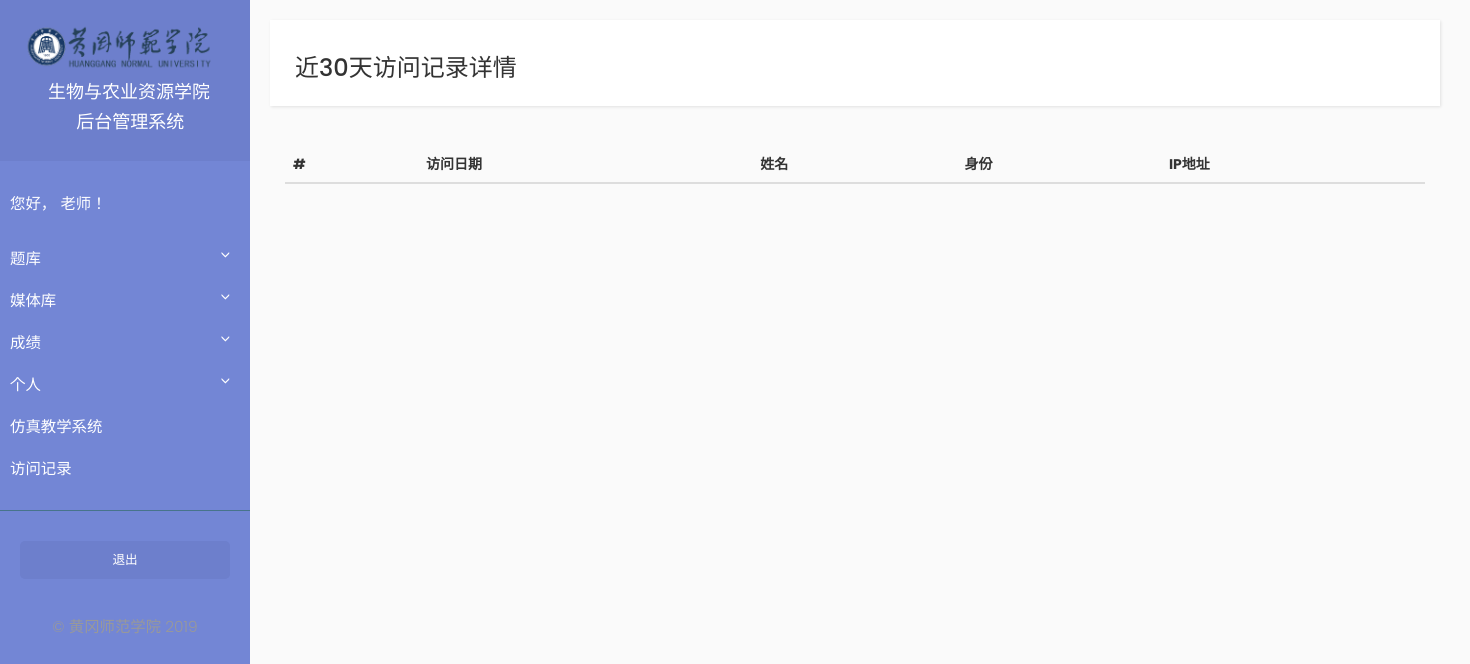
The app's page /history/recent_records_detail, older data.
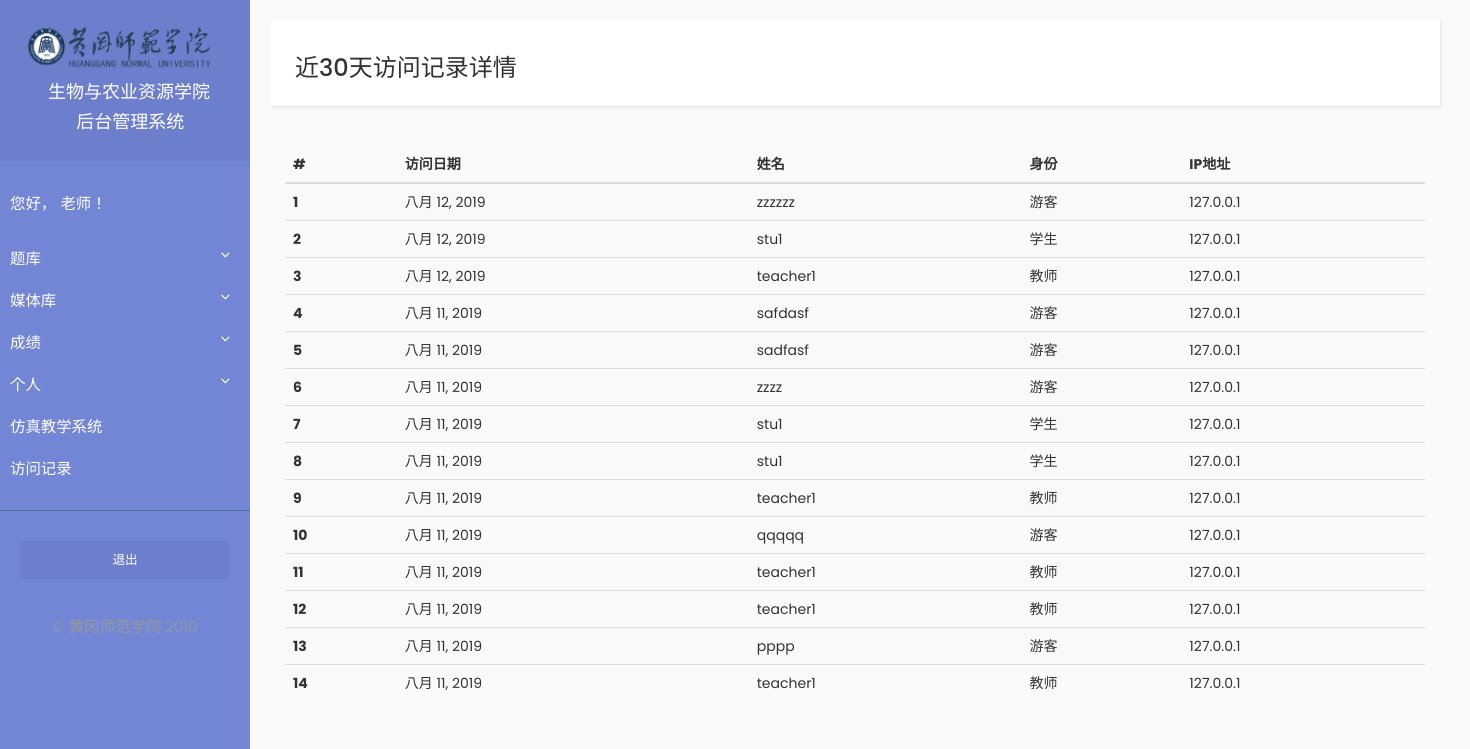
The same page, newer data.
### History/models.py (models this page shows, shortened)
class HistoryRecord(models.Model):
    name = models.CharField(max_length=100)
    user_type = models.CharField(max_length=50)
    access_date = models.DateField(auto_now=True)
    ip_address = models.GenericIPAddressField()
    class Meta:
        db_table = 'history_record'
        verbose_name = '访问记录'
        verbose_name_plural = '访问记录'

### History/views.py (the view)
# urls.py: path('recent_records_detail', views.recent_records_detail, name='recent_records_detail'),
def recent_records_detail(request):
    records = HistoryRecord.objects.all().order_by('-access_date')
    context = {'records' : records}
    return render(request, 'history/recent_records_detail.html', context)

### History/templates/history/recent_records_detail.html (shortened to what this page needs)
{% extends "teacher/base.html" %}
{% block title_block %}
<h3>近30天访问记录详情</h3>
{% endblock %}
 {% block content_block %}
 {% load static %}
 <div class="container">
 <table class="table table-striped">
    <thead>
        <tr>
            <th scope="col">#</th>
            <th scope="col">访问日期</th>
            <th scope="col">姓名</th>
            <th scope="col">身份</th>
            <th scope="col">IP地址</th>
        </tr>
    </thead>
    <tbody>
        {% for record in records %}
        <tr>
            <th scope="row">{{ forloop.counter }}</th>
            <td>{{ record.access_date }}</td>
            <td>{{ record.name }}</td>
            <td>{{ record.user_type }}</td>
            <td>{{ record.ip_address }}</td>
        </tr>
        {% endfor %}
    </tbody>
</table>
</div>
 {% endblock %}

Row changes from the older to the newer data that the page shows:
added HistoryRecord: access_date "八月 12, 2019", name "zzzzzz", user_type "游客", ip_address "127.0.0.1"
added HistoryRecord: access_date "八月 12, 2019", name "stu1", user_type "学生", ip_address "127.0.0.1"
added HistoryRecord: access_date "八月 12, 2019", name "teacher1", user_type "教师", ip_address "127.0.0.1"
added HistoryRecord: access_date "八月 11, 2019", name "safdasf", user_type "游客", ip_address "127.0.0.1"
added HistoryRecord: access_date "八月 11, 2019", name "sadfasf", user_type "游客", ip_address "127.0.0.1"
added HistoryRecord: access_date "八月 11, 2019", name "zzzz", user_type "游客", ip_address "127.0.0.1"
added HistoryRecord: access_date "八月 11, 2019", name "stu1", user_type "学生", ip_address "127.0.0.1"
added HistoryRecord: access_date "八月 11, 2019", name "stu1", user_type "学生", ip_address "127.0.0.1"
added HistoryRecord: access_date "八月 11, 2019", name "teacher1", user_type "教师", ip_address "127.0.0.1"
added HistoryRecord: access_date "八月 11, 2019", name "qqqqq", user_type "游客", ip_address "127.0.0.1"
added HistoryRecord: access_date "八月 11, 2019", name "teacher1", user_type "教师", ip_address "127.0.0.1"
added HistoryRecord: access_date "八月 11, 2019", name "teacher1", user_type "教师", ip_address "127.0.0.1"
added HistoryRecord: access_date "八月 11, 2019", name "pppp", user_type "游客", ip_address "127.0.0.1"
added HistoryRecord: access_date "八月 11, 2019", name "teacher1", user_type "教师", ip_address "127.0.0.1"
